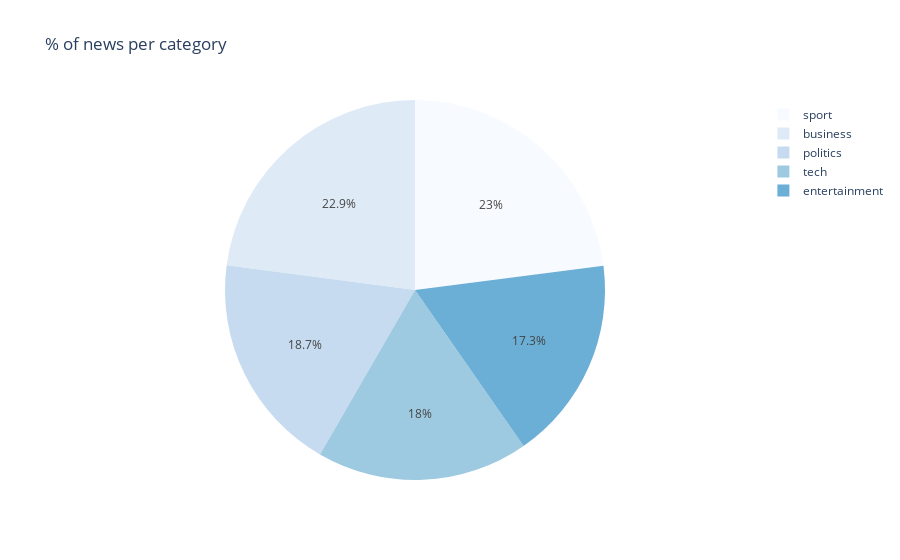

Notebook cell for this chart:
### Code cell
df_category_count = df.groupby('category').count().reset_index()
px.pie(df_category_count, names='category', values='text', title='% of news per category', color_discrete_sequence=px.colors.sequential.Blues)

### Figure 1 — Plotly figure (JSON) as saved in the notebook; plotly's stock layout.template omitted (floating-point values rounded to 4 significant figures)
{"data": [{"domain": {"x": [0, 1], "y": [0, 1]}, "hovertemplate": "category=%{label}<br>text=%{value}<extra></extra>", "labels": ["business", "entertainment", "politics", "sport", "tech"], "legendgroup": "", "name": "", "showlegend": true, "type": "pie", "values": [510, 386, 417, 511, 401]}], "layout": {"legend": {"tracegroupgap": 0}, "piecolorway": ["rgb(247,251,255)", "rgb(222,235,247)", "rgb(198,219,239)", "rgb(158,202,225)", "rgb(107,174,214)", "rgb(66,146,198)", "rgb(33,113,181)", "rgb(8,81,156)", "rgb(8,48,107)"], "title": {"text": "% of news per category"}}}
